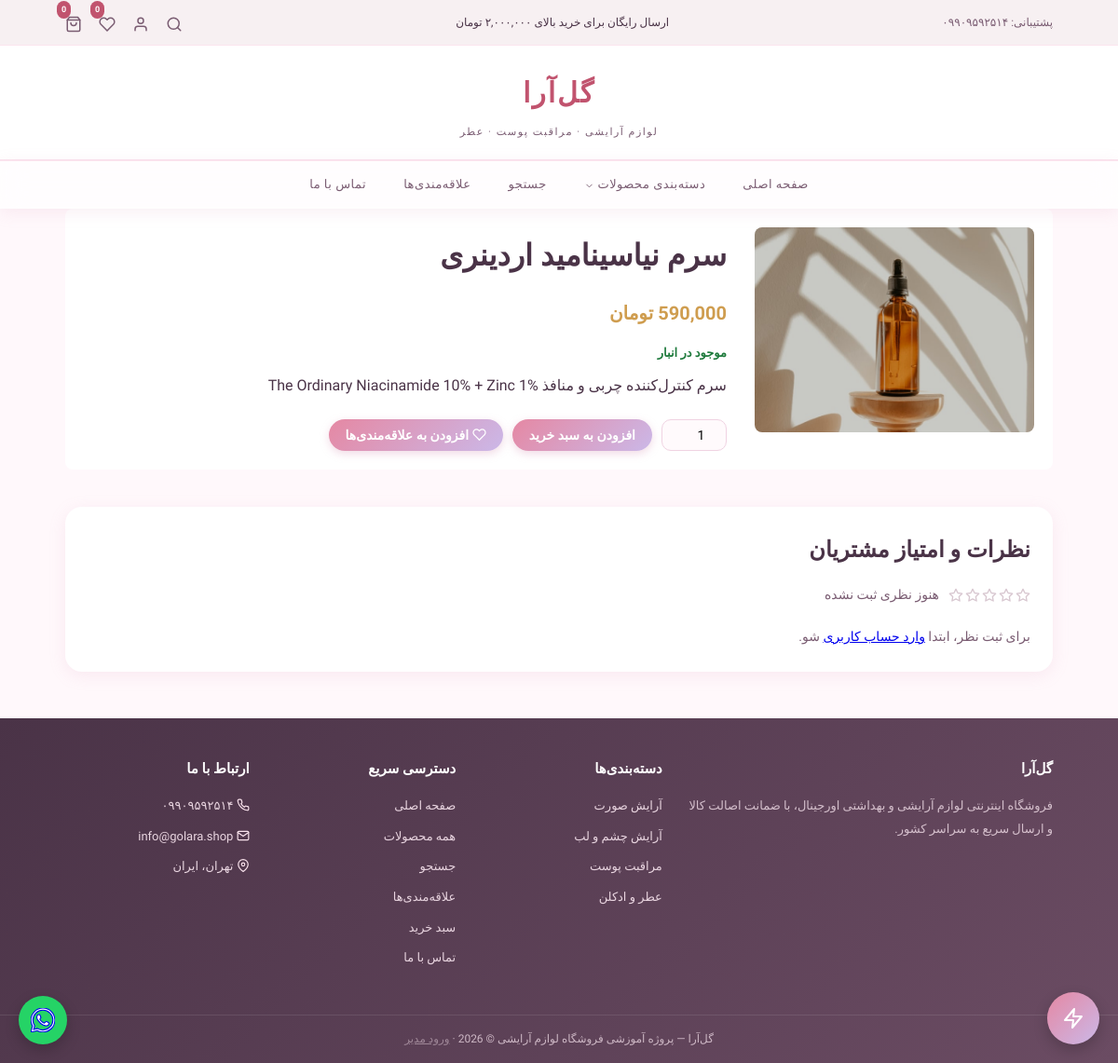
Page /product.php?id=15 on the committed database.
### tables this page shows
CREATE TABLE products (
    id INT AUTO_INCREMENT PRIMARY KEY,
    category_id INT,
    name VARCHAR(150) NOT NULL,
    description TEXT,
    price INT NOT NULL,
    stock INT UNSIGNED NOT NULL DEFAULT 0,
    image VARCHAR(255) DEFAULT NULL,
    created_at DATETIME DEFAULT CURRENT_TIMESTAMP,
    FOREIGN KEY (category_id) REFERENCES categories(id) ON DELETE SET NULL
);

CREATE TABLE categories (
    id INT AUTO_INCREMENT PRIMARY KEY,
    name VARCHAR(100) NOT NULL
);

### classes/Database.php (called while the page is built, shortened)
<?php
class Database
{
    private static ?mysqli $connection = null;
    public static function getConnection(): mysqli
    {
        if (self::$connection === null) {
            self::$connection = mysqli_connect(
                $_ENV['DB_HOST'] ?? 'localhost',
                $_ENV['DB_USER'] ?? 'root',
                $_ENV['DB_PASS'] ?? '',
                $_ENV['DB_NAME'] ?? 'store_db'
            );
            mysqli_set_charset(self::$connection, 'utf8mb4');
        }
        return self::$connection;
    }
}

### classes/Model.php (called while the page is built, shortened)
<?php
abstract class Model
{
    protected static string $table;
    protected mysqli $conn;
    public function __construct()
    {
        $this->conn = Database::getConnection();
    }
    public function find(int $id): ?array
    {
        $stmt = mysqli_prepare($this->conn, "SELECT * FROM " . static::$table . " WHERE id = ?");
        mysqli_stmt_bind_param($stmt, 'i', $id);
        mysqli_stmt_execute($stmt);
        $result = mysqli_stmt_get_result($stmt);
        $row = mysqli_fetch_assoc($result);
        return $row ?: null;
    }
    public function all(string $orderBy = 'id DESC', ?int $limit = null): array
    {
        $sql = "SELECT * FROM " . static::$table . " ORDER BY " . $orderBy;
        $result = mysqli_query($this->conn, $sql);
        $rows = [];
        while ($row = mysqli_fetch_assoc($result)) {
            $rows[] = $row;
        }
        return $rows;
    }
}

### config/app.php (called while the page is built, shortened)
<?php
function url(string $path = ''): string
{
    return BASE_PATH . '/' . ltrim($path, '/');
}

### classes/Wishlist.php (called while the page is built, shortened)
<?php
class Wishlist
{
    private static array $cache = [];
    private ?int $customerId;
    public function __construct(?int $customerId = null)
    {
        $this->customerId = $customerId ?? (!empty($_SESSION['customer_id']) ? (int) $_SESSION['customer_id'] : null);
    }
    public function has(int $productId): bool
    {
        return in_array($productId, $this->ids(), true);
    }
    public function ids(): array
    {
        $key = $this->customerId === null ? 'guest' : 'c' . $this->customerId;
        if (isset(self::$cache[$key])) {
            return self::$cache[$key];
        }
        if ($this->customerId === null) {
            $ids = array_map('intval', $_SESSION['wishlist']);
        }
        return self::$cache[$key] = $ids;
    }
}

### product.php (the view, shortened to what this page needs)
<?php
require_once __DIR__ . '/config/db.php';
require_once __DIR__ . '/includes/functions.php';
$id = isset($_GET['id']) ? (int) $_GET['id'] : 0;
$productModel = new Product();
$product = $productModel->find($id);
require_once __DIR__ . '/includes/header.php';
$stock = (int) $product['stock'];
[$stock_text, $stock_class] = stock_badge($stock);
$is_wishlisted = (new Wishlist())->has((int) $product['id']);
?>
<div style="display:flex; gap:30px; flex-wrap:wrap; background:#fff; padding:20px; border-radius:8px;">
    <img src="<?php echo $product['image'] ? url('uploads/products/' . $product['image']) : 'https://via.placeholder.com/300x220/fbe4ee/c2477a?text=گل‌آرا'; ?>" alt="<?php echo clean_input($product['name']); ?>" style="width:300px; height:220px; object-fit:cover; border-radius:8px;">
    <div>
        <h1><?php echo clean_input($product['name']); ?></h1>
        <p class="price" style="font-size:20px; margin:12px 0;"><?php echo format_price($product['price']); ?></p>
        <p class="stock-badge <?php echo $stock_class; ?>" style="font-size:13px;"><?php echo $stock_text; ?></p>
        <p><?php echo nl2br(clean_input($product['description'])); ?></p>
        <div style="display:flex; align-items:center; gap:10px; margin-top:20px; flex-wrap:wrap;">
            <?php if ($stock > 0): ?>
                <input type="number" id="addToCartQty" class="qty-input" value="1" min="1" max="<?php echo $stock; ?>" aria-label="تعداد">
                <button type="button" id="addToCartBtn" data-product-id="<?php echo $product['id']; ?>" class="btn">افزودن به سبد خرید</button>
            <?php else: ?>
                <button type="button" class="btn" disabled style="opacity:.55; cursor:not-allowed;">ناموجود</button>
            <?php endif; ?>
            <button type="button" class="btn btn-outline wish-btn-text<?php echo $is_wishlisted ? ' is-active' : ''; ?>" data-product-id="<?php echo $product['id']; ?>">
                <?php echo icon('heart'); ?> <span class="wish-btn-label"><?php echo $is_wishlisted ? 'در علاقه‌مندی‌ها' : 'افزودن به علاقه‌مندی‌ها'; ?></span>
            </button>
        </div>
    </div>
</div>
<?php require_once __DIR__ . '/includes/footer.php'; ?>

### includes/footer.php (shortened to what this page needs)
</main>
<a href="https://wa.me/989909592514" target="_blank" rel="noopener" class="whatsapp-float" title="گفتگو در واتساپ"><?php echo icon('whatsapp', 'icon icon-whatsapp'); ?></a>
<button type="button" id="aiChatToggle" class="ai-chat-float" title="دستیار هوشمند گل‌آرا"><?php echo icon('zap'); ?></button>
<footer class="site-footer">
    <div class="container footer-grid">
        <div class="footer-col">
            <h4>گل‌آرا</h4>
            <p class="footer-about">فروشگاه اینترنتی لوازم آرایشی و بهداشتی اورجینال، با ضمانت اصالت کالا و ارسال سریع به سراسر کشور.</p>
        </div>
        <div class="footer-col">
            <h4>دسته‌بندی‌ها</h4>
            <ul>
                <?php foreach ($nav_categories as $fc): ?>
                    <li><a href="<?php echo url('products.php?category=' . $fc['id']); ?>"><?php echo clean_input($fc['name']); ?></a></li>
                <?php endforeach; ?>
            </ul>
        </div>
        <div class="footer-col">
            <h4>دسترسی سریع</h4>
            <ul>
                <li><a href="<?php echo url('index.php'); ?>">صفحه اصلی</a></li>
                <li><a href="<?php echo url('products.php'); ?>">همه محصولات</a></li>
                <li><a href="<?php echo url('search.php'); ?>">جستجو</a></li>
                <li><a href="<?php echo url('wishlist.php'); ?>">علاقه‌مندی‌ها</a></li>
                <li><a href="<?php echo url('cart.php'); ?>">سبد خرید</a></li>
                <li><a href="<?php echo url('contact.php'); ?>">تماس با ما</a></li>
            </ul>
        </div>
        <div class="footer-col">
            <h4>ارتباط با ما</h4>
            <ul>
                <li><?php echo icon('phone'); ?> ۰۹۹۰۹۵۹۲۵۱۴</li>
                <li><?php echo icon('mail'); ?> info@golara.shop</li>
                <li><?php echo icon('map-pin'); ?> تهران، ایران</li>
            </ul>
        </div>
    </div>
    <div class="footer-bottom">
        <div class="container">
            <p>گل‌آرا — پروژه آموزشی فروشگاه لوازم آرایشی &copy; <?php echo date('Y'); ?> · <a href="<?php echo url('admin/login.php'); ?>" style="color:inherit; opacity:.6;">ورود مدیر</a></p>
        </div>
    </div>
</footer>
</body>
</html>

### assets/css/style.css (style rules this page uses)
* { box-sizing: border-box; margin: 0; padding: 0; }
:root { --pink: #e588a3; --pink-dark: #c1536e; --pink-light: #fbe4ee; --rosewater: #ffd6d1; --lavender: #cbb8e8; --cream: #fff8fb; --plum: #4a3347; --plum-soft: #7a5c72; --gold: #cf9d4f; }
body { font-family: 'Vazirmatn', Tahoma, Arial, sans-serif; background: var(--cream); color: var(--plum); line-height: 1.9; }
.container { max-width: 1100px; margin: 0 auto; padding: 0 20px; }
.icon { width: 18px; height: 18px; vertical-align: middle; stroke: currentColor; }
.icon-whatsapp { width: 26px; height: 26px; fill: #fff; }
.caret .icon { width: 11px; height: 11px; }
.btn .icon { width: 15px; height: 15px; vertical-align: -2px; }
.footer-col .icon { width: 14px; height: 14px; vertical-align: -2px; color: var(--pink-light); }
.star-icon { width: 16px; height: 16px; color: #d8c7d0; }
.btn-outline { background: #fff; color: var(--pink-dark); border: 1.5px solid var(--pink); box-shadow: none; }
.whatsapp-float { position: fixed; bottom: 20px; left: 20px; background: #25d366; width: 52px; height: 52px; border-radius: 50%; display: flex; align-items: center; justify-content: center; font-size: 24px; text-decoration: none; box-shadow: 0 6px 16px rgba(0,0,0,.2); z-index: 80; }
.ai-chat-float { position: fixed; bottom: 20px; right: 20px; width: 56px; height: 56px; border-radius: 50%; background: linear-gradient(135deg, var(--pink), var(--lavender)); border: none; cursor: pointer; display: flex; align-items: center; justify-content: center; color: #fff; box-shadow: 0 6px 16px rgba(0,0,0,.2); z-index: 90; }
.ai-chat-float .icon { width: 24px; height: 24px; }
.site-footer { background: linear-gradient(135deg, #4a3347, #6b4c63); color: #e9d5e0; margin-top: 50px; }
.footer-grid { display: grid; grid-template-columns: 2fr 1fr 1fr 1fr; gap: 24px; padding: 40px 20px; }
.footer-col h4 { color: #fff; margin-bottom: 14px; font-size: 15px; }
.footer-col ul { list-style: none; }
.footer-col li { margin-bottom: 8px; font-size: 13px; }
.footer-col a { color: #e9d5e0; text-decoration: none; }
.footer-about { font-size: 13px; opacity: .85; }
.footer-bottom { border-top: 1px solid rgba(255,255,255,.12); padding: 14px 0; text-align: center; font-size: 12px; opacity: .8; }
h1 { color: var(--plum); font-weight: 700; margin-bottom: 8px; }
.price { color: var(--gold); font-weight: 700; }
.btn { display: inline-block; background: linear-gradient(135deg, var(--pink), var(--lavender)); color: #fff; border: none; padding: 9px 18px; border-radius: 999px; text-decoration: none; cursor: pointer; font-size: 14px; font-family: inherit; font-weight: 600; box-shadow: 0 3px 10px rgba(215, 150, 180, .35); }
.stock-badge { font-size: 12px; font-weight: 600; margin: 2px 0 8px; }
.stock-in { color: #1e7a3c; }
.qty-input { width: 70px; padding: 8px 10px; border: 1px solid #f0d3e2; border-radius: 10px; background: #fffafc; font-family: inherit; font-size: 14px; text-align: center; }

### rows in the picture
products: image (picture), name "سرم نیاسینامید اردینری", price "590,000 تومان", description "سرم کنترل‌کننده چربی و منافذ The Ordinary Niacinamide 10% + Zinc 1%"
categories: name "آرایش صورت"
categories: name "آرایش چشم و لب"
categories: name "مراقبت پوست"
categories: name "عطر و ادکلن"

### other values in the picture
$wishlist_count "0"
$cart_count "0"
$stock_text "موجود در انبار"
